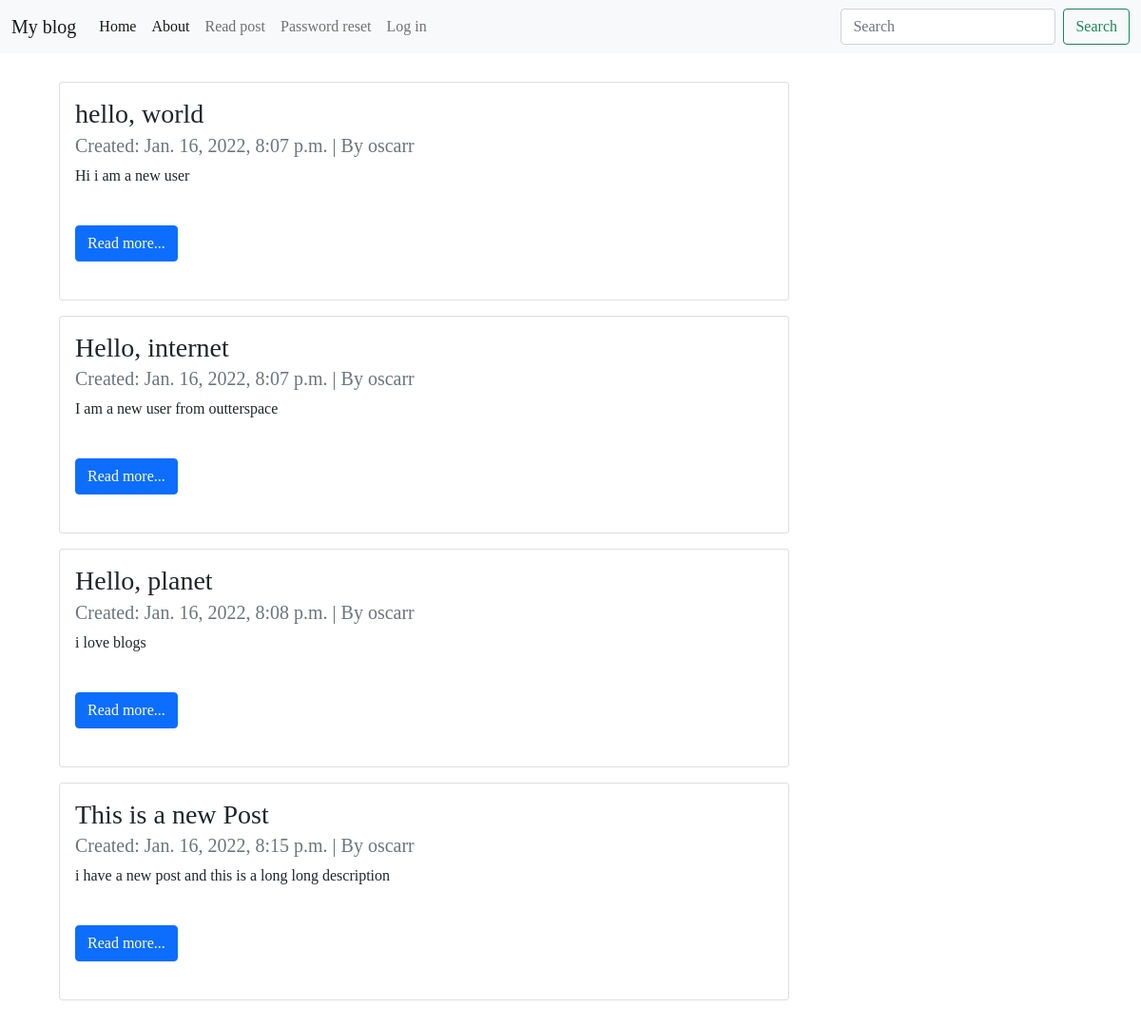
The app's page /posts/, older data.
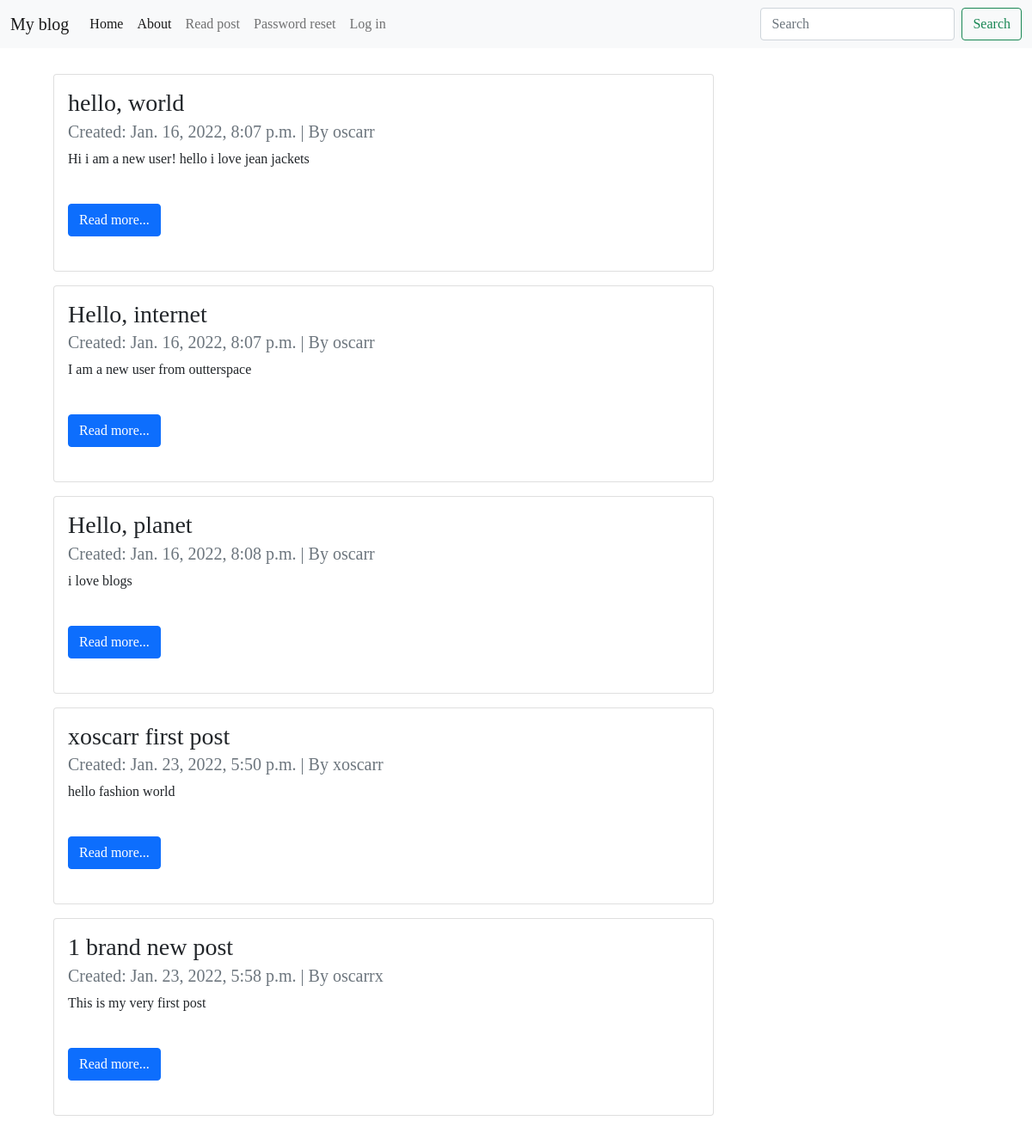
The same page, newer data.
### posts/models.py (models this page shows, shortened)
class Post(models.Model):
    title = models.CharField(max_length=255)
    author = models.ForeignKey('auth.User', on_delete=models.CASCADE)
    body = models.TextField()
    created_on = models.DateTimeField(auto_now_add=True)

### posts/views.py (the view)
# urls.py: path('', PostListView.as_view(), name='post_list'),
class PostListView(ListView):
    template_name = "blog/list.html"
    model = Post

### templates/blog/list.html (shortened to what this page needs)
{% extends 'base.html' %}
{% block content %}
{% for post in post_list%}
<ul>
        <div class="card" style="width: 48rem; margin:10px;">
                <div class="card-body">
                        <h3 class="card-title">{{ post.title }}</h3>
                        <h5 class="card-subtitle mb-2 text-muted">
                                Created: {{ post.created_on }} | By {{ post.author }}
                        </h5>
                        <p class="card-text"> {{ post.body|truncatechars:200 }} </p>
                        <br>
                        <a href="{% url 'post_detail' post.id %}" class="btn btn-primary"> Read
                                more...
                        </a><br><br>
                </div>
        </div>
</ul>
{% endfor %}
{% endblock content%}

### templates/base.html (shortened to what this page needs)
{% load static %}
<!DOCTYPE html>
<html lang="en">
<head>
    <link href="https://cdn.jsdelivr.net/npm/bootstrap@5.1.3/dist/css/bootstrap.min.css" rel="stylesheet"
>
    <link href="{% static 'css/base.css' %}" rel="stylesheet" type="text/css">
</head>
<body>
    <nav class="navbar navbar-expand-lg navbar-light bg-light">
        <div class="container-fluid">
            <a class="navbar-brand" href="#">My blog</a>
            <div class="collapse navbar-collapse" id="navbarSupportedContent">
                <ul class="navbar-nav me-auto mb-2 mb-lg-0">
                    <li class="nav-item">
                        <a class="nav-link active" aria-current="page" href="{% url 'home' %}">Home</a>
                    </li>
                    <li class="nav-item">
                        <a class="nav-link active" aria-current="page" href="{% url 'about' %}">About</a>
                    </li>
                    <li class="nav-item">
                        <a class="nav-link" href="{% url 'post_list' %}">Read post</a>
                    </li>
                    {% if user.is_authenticated %}
                    <li class="nav-item">
                        <a class="nav-link" href="{% url 'post_new' %}">Create post </a>
                    </li>
                    <li class="nav-item">
                        <a class="nav-link" href="{% url 'password_change' %}">Change pass</a>
                    </li>
                    <li class="nav-item">
                        <a class="nav-link" href="{% url 'logout' %}">Log out</a>
                    </li>
                    {% else %}
                    <li class="nav-item">
                        <a class="nav-link" href="{% url 'password_reset' %}">Password reset </a>
                    </li>
                    <li class="nav-item">
                        <a class="nav-link" href="{% url 'login' %}">Log in </a>
                    </li>
                    {% endif %}
                </ul>
                <form class="d-flex">
                    <input class="form-control me-2" type="search" placeholder="Search" aria-label="Search">
                    <button class="btn btn-outline-success" type="submit">Search</button>
                </form>
            </div>
        </div>
    </nav>
    <div class="container main">
        {% block content %}
        {% endblock content %}
    </div>
</body>
</html>

### static/css/base.css (style rules this page uses)
body { font-family: "Cambo", serif; font-family: "Outfit", sans-serif; font-family: "Playfair Display", serif; }
.main { margin: 10px; padding: 10px; }

Row changes from the older to the newer data that the page shows:
removed Post: title "This is a new Post", created_on "Jan. 16, 2022, 8:15 p.m.", author "oscarr", body "i have a new post and this is a long long description"
changed Post "hello, world": body "Hi i am a new user" → "Hi i am a new user! hello i love jean jackets"
added Post: title "xoscarr first post", created_on "Jan. 23, 2022, 5:50 p.m.", author "xoscarr", body "hello fashion world"
added Post: title "1 brand new post", created_on "Jan. 23, 2022, 5:58 p.m.", author "oscarrx", body "This is my very first post"
